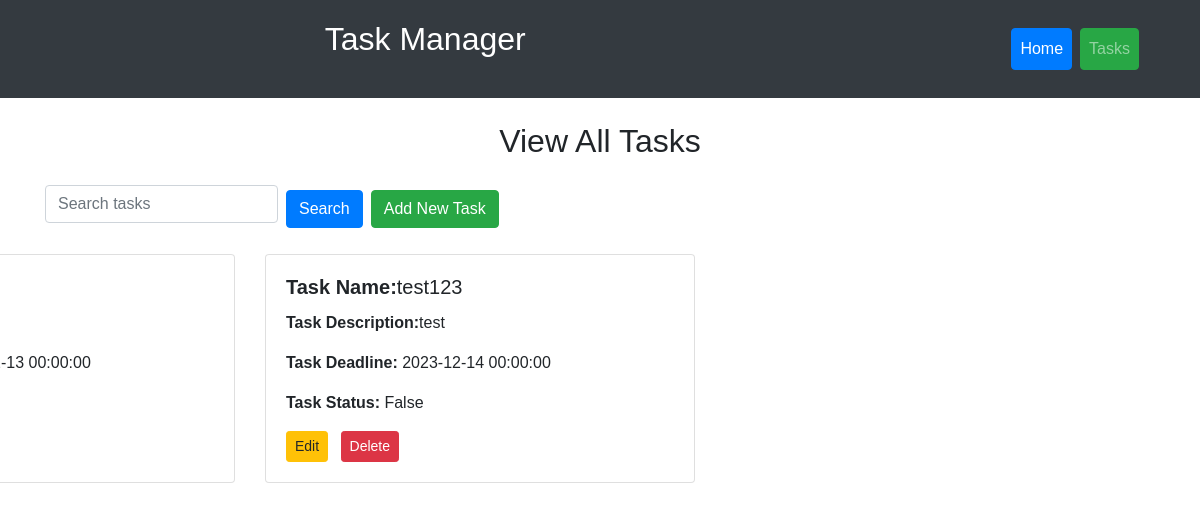
/tasks, run on an earlier commit of the app's database.
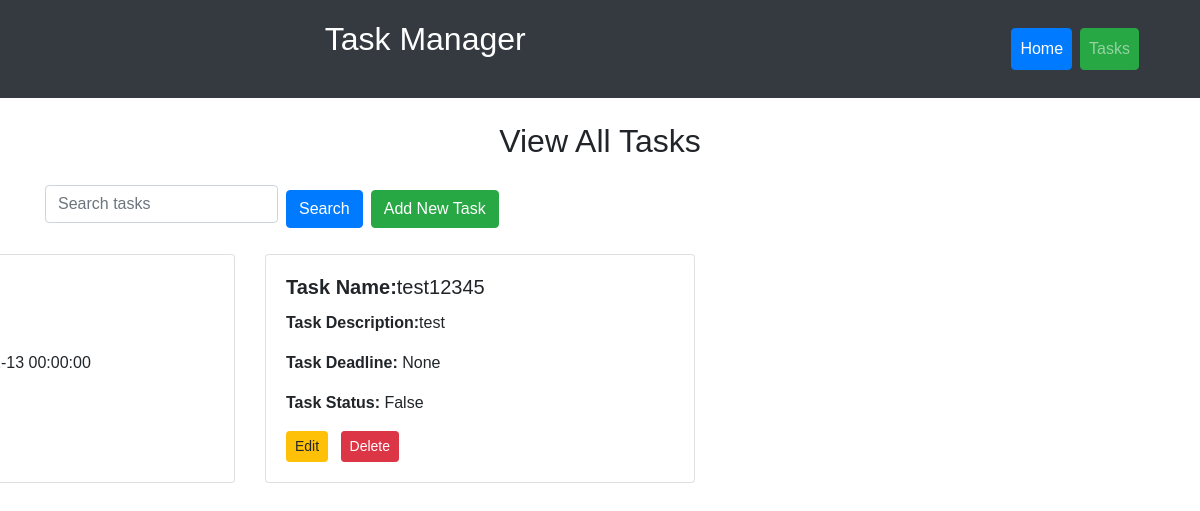
And on a later commit of the database.
### app.py (models this page shows, shortened)
class Task(db.Model):
    id = db.Column(db.Integer, primary_key=True)
    title = db.Column(db.String(100), nullable=False)
    description = db.Column(db.Text)
    deadline = db.Column(db.DateTime)
    status = db.Column(db.Boolean, default=False)

### app.py (the view)
@app.route('/tasks', methods=['GET'])
def get_tasks():
    search_query = request.args.get('search', '')
    if search_query:
        tasks = Task.query.filter(Task.title.contains(search_query) | Task.description.contains(search_query)).all()
    else:
        tasks = Task.query.all()
    return render_template('tasks.html', tasks=tasks)

### templates/tasks.html (shortened to what this page needs)
{% extends 'header.html' %}
{% block content %}
<div class="container mt-4">
    <h2 style="text-align: center;">View All Tasks</h2>
    <form method="get" action="{{ url_for('get_tasks') }}" class="form-inline mb-3">
        <div class="form-group mr-2">
            <input type="text" class="form-control" name="search" placeholder="Search tasks">
        </div>
        <button type="submit" class="btn btn-primary">Search</button>
        <a href="{{ url_for('create_task') }}" class="btn btn-success ml-2">Add New Task</a>
    </form>
    <div class="row">
        {% for task in tasks %}
            <div class="col-md-4 mb-4">
                <div class="card">
                    <div class="card-body">
                        <h5 class="card-title"><strong>Task Name:</strong>{{ task.title }}</h5>
                        <p class="card-text"><strong>Task Description:</strong>{{ task.description }}</p>
                        <p class="card-text"><strong>Task Deadline:</strong> {{ task.deadline }}</p>
                        <p class="card-text"><strong>Task Status:</strong> {{ task.status }}</p>
                        <div class="mt-2">
                            <a href="{{ url_for('edit_task', task_id=task.id) }}" class="btn btn-warning btn-sm">Edit</a>
                            <a href="{{ url_for('delete_task', task_id=task.id) }}" class="btn btn-danger btn-sm ml-2">Delete</a>
                        </div>
                    </div>
                </div>
            </div>
        {% endfor %}
    </div>
</div>
{% endblock %}

### templates/header.html (shortened to what this page needs)
<!DOCTYPE html>
<html lang="en">
    <head>
        <link rel="stylesheet" href="https://stackpath.bootstrapcdn.com/bootstrap/4.5.2/css/bootstrap.min.css">
        <link rel="stylesheet" href="{{ url_for('static', filename='styles.css') }}">
    </head>
    <body>
        <header class="bg-dark text-white">
            <div class="container">
                <div class="row">
                    <div class="col">
                        <h2 class="mb-0">Task Manager</h2>
                    </div>
                    <div class="col-auto">
                        <nav class="navbar navbar-expand-lg navbar-dark bg-dark">
                            <div class="collapse navbar-collapse" id="navbarNav">
                                <ul class="navbar-nav">
                                    <li class="nav-item active">
                                        <a class="nav-link btn btn-primary" href="{{ url_for('index') }}">Home</a>
                                    </li>
                                    <li class="nav-item">
                                        <a class="nav-link btn btn-success ml-2" href="{{ url_for('get_tasks') }}">Tasks</a>
                                    </li>
                                </ul>
                            </div>
                        </nav>
                    </div>
                </div>
            </div>
        </header>
        {% block content %}{% endblock %}
    </body>
</html>

### static/styles.css (style rules this page uses)
body { background-size: contain; background-repeat: no-repeat; background-position: center; height: 100vh; flex-direction: column; align-items: center; justify-content: center; font-family: 'Arial', sans-serif; margin: 0; padding: 0; }
header { background-color: #007bff; color: #fff; text-align: center; padding: 20px 0; width: 100%; }
a { color: #007bff; text-decoration: none; }
form { margin-top: 20px; }
input, textarea, select { width: 100%; padding: 8px; margin-top: 5px; margin-bottom: 15px; display: inline-block; border: 1px solid #ccc; box-sizing: border-box; }
button { background-color: #007bff; color: #fff; }
.row { margin-left: -255px!important; }

What changed in the data, as far as the page shows it:
changed Task "test": title "test123" → "test12345"; deadline "2023-12-14 00:00:00" → "None"
